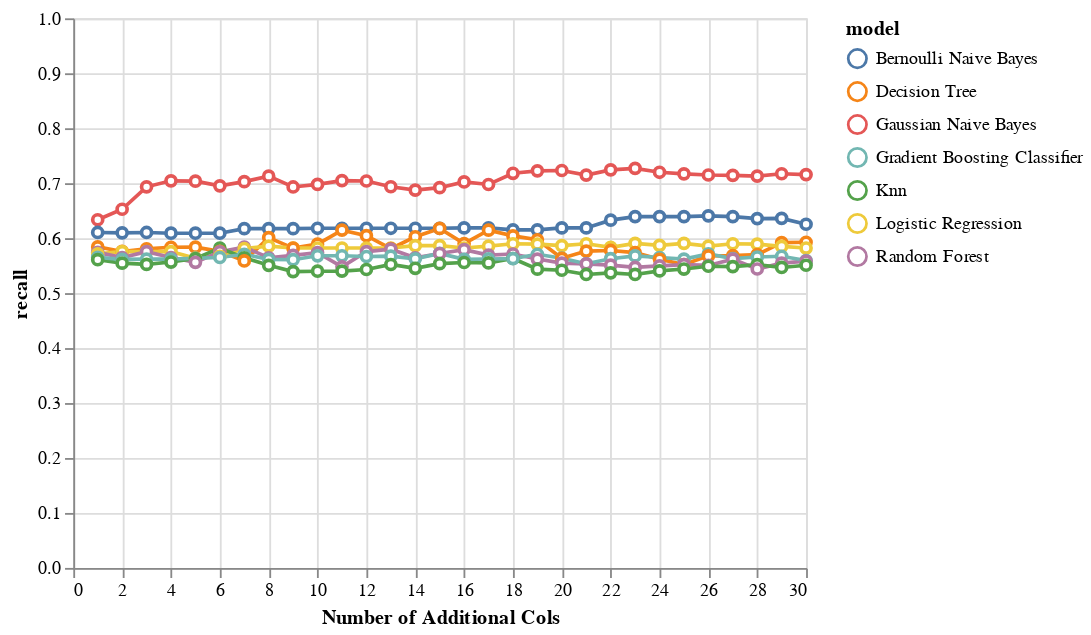

Notebook code cell kept with this figure:
### Markdown cell above
We explored adding the top X features so we can measure the impact of adding complexity as we increase the feature count. The chart below shows the incremental value of adding the top X+1 feature. 

In the first chart we show the marginal value when we measure the macro avg recall. We see that the GNB classifer performs the best and the incremental gain tapers off after adding 10 features. We will consider then when we think about how many features to include.

### Code cell
perf_subset = perf_by_additional_n_cols_matrix_v1[
    (perf_by_additional_n_cols_matrix_v1['grouping'] == "Macro Avg") &
    (perf_by_additional_n_cols_matrix_v1['additional_col_method'] == "corr_to_mdd_subset_data_v2")
]


alt.Chart(perf_subset).mark_line(
       point={
         "filled": False,
         "fill": "white"
       }
).encode(
    x = alt.X('addl_cols', title="Number of Additional Cols"),
    y = alt.Y('recall', scale=alt.Scale(domain=[0, 1])),
    color = 'model'
)

### Figure 1 — Vega-Lite specification as saved in the notebook (floating-point values rounded to 4 significant figures; data arrays with more than 128 entries replaced by an {"elided": "..."} marker saying what was removed)
{"config": {"view": {"continuousWidth": 400, "continuousHeight": 300}}, "data": {"name": "data-e8f4ae20c9d2907aad8048690fd528be"}, "mark": {"type": "line", "point": {"filled": false, "fill": "white"}}, "encoding": {"color": {"field": "model", "type": "nominal"}, "x": {"field": "addl_cols", "title": "Number of Additional Cols", "type": "quantitative"}, "y": {"field": "recall", "scale": {"domain": [0, 1]}, "type": "quantitative"}}, "$schema": "https://vega.github.io/schema/vega-lite/v4.17.0.json", "datasets": {"data-e8f4ae20c9d2907aad8048690fd528be": {"elided": "210 records"}}}
